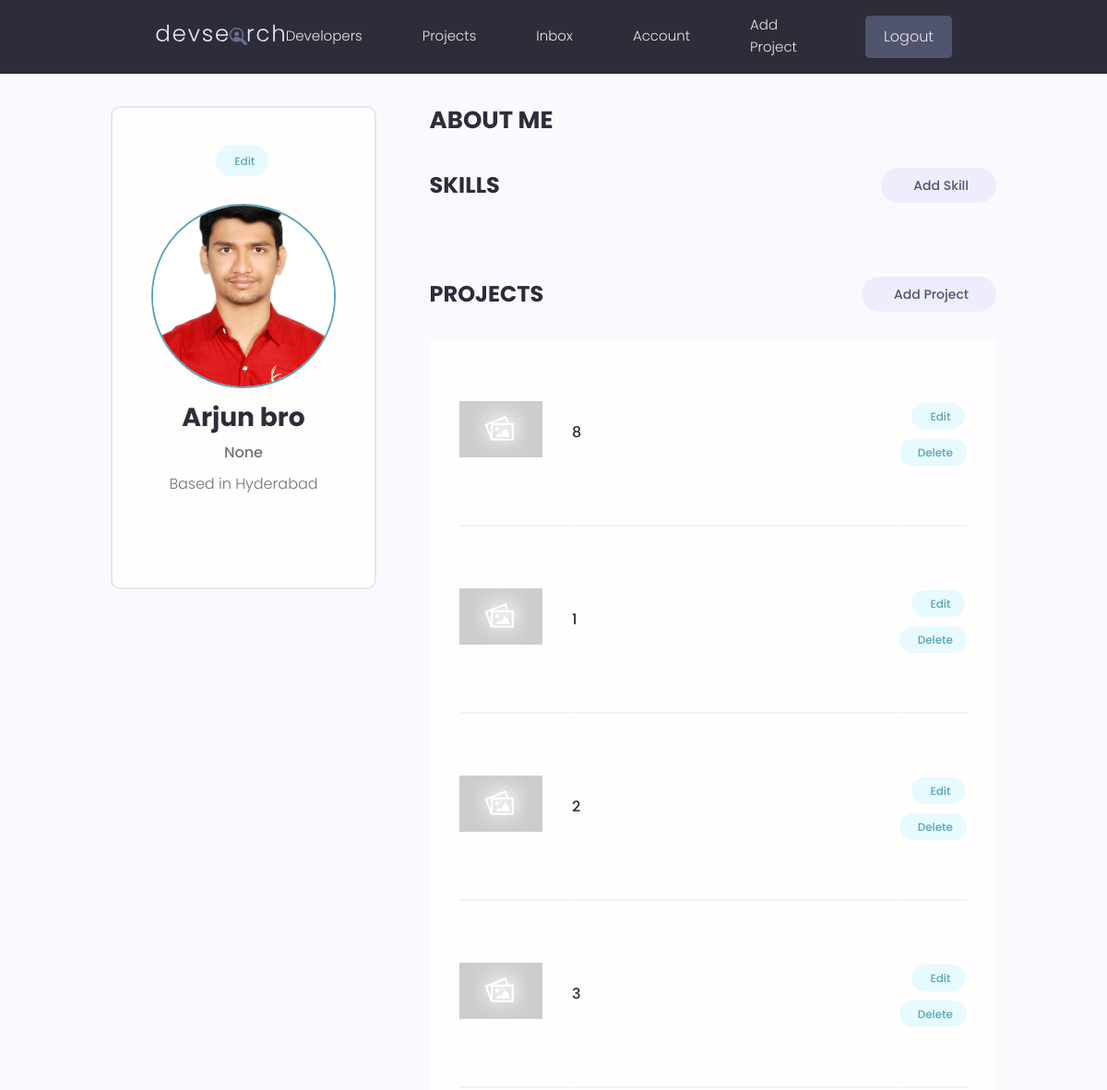
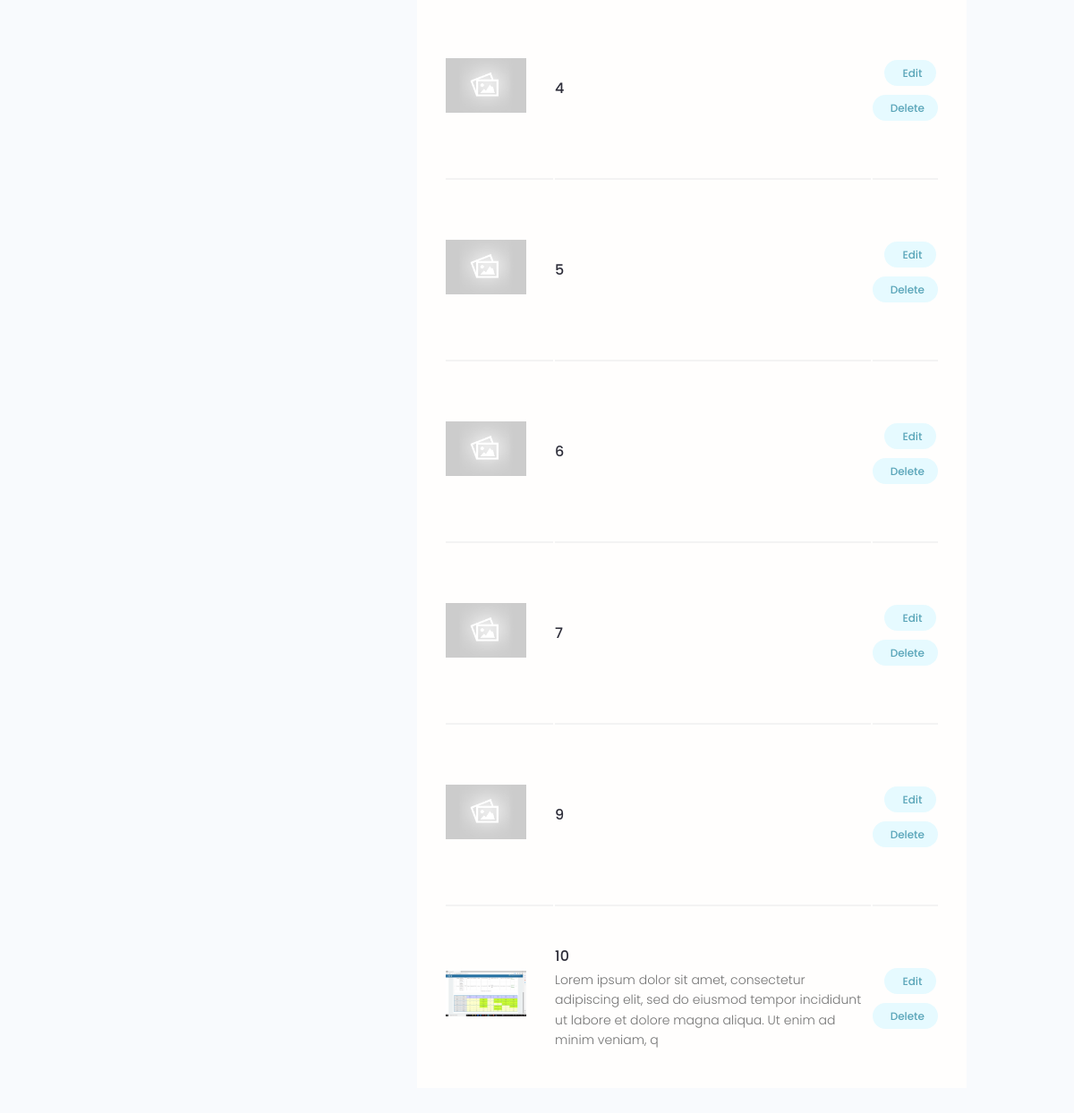
Page /account/ (signed in) on the committed database (2 pictures, top to bottom).
### users/models.py (models this page shows, shortened)
class Profile(models.Model):
    user = models.OneToOneField(User, on_delete = models.CASCADE, null = True, blank = True)
    name = models.CharField(max_length = 200, blank = True, null = True)
    username = models.CharField(unique = True, max_length=200, blank = True, null = True)
    location = models.CharField(max_length=200, blank = True, null = True)
    email = models.EmailField(max_length = 500, blank = True, null = True)
    short_intro = models.CharField(max_length = 200, blank = True, null = True)
    bio = models.TextField(blank = True, null = True)
    profile_image = models.ImageField(null = True, blank = True, upload_to = 'profiles/', default="profiles/default.png")
    social_github = models.CharField(max_length = 200, blank=True, null = True)
    social_twitter = models.CharField(max_length = 200, blank=True, null = True)
    social_linkedin = models.CharField(max_length = 200, blank=True, null = True)
    social_youtube = models.CharField(max_length = 200, blank=True, null = True)
    social_website = models.CharField(max_length = 200, blank=True, null = True)
    created = models.DateTimeField(auto_now_add=True)
    id = models.UUIDField(default = uuid.uuid4, primary_key=True, unique=True, editable=False)

### projects/models.py (models this page shows, shortened)
class Project(models.Model):
    owner = models.ForeignKey(Profile, null = True, blank=True, on_delete=models.SET_NULL)
    title = models.CharField(max_length = 200)
    description = models.TextField(null = True, blank = True)
    demo_link = models.CharField(max_length=2000, null =True, blank = True)
    source_link = models.CharField(max_length=2000, null = True, blank = True)
    featured_image = models.ImageField(null = True, blank = True, default = "default.jpg")
    created = models.DateTimeField(auto_now_add=True)
    tags = models.ManyToManyField('Tag', blank = True)
    votes_total = models.IntegerField(default=0, null = True, blank = True)
    votes_ratio = models.IntegerField(default=0, null = True, blank = True)
    id = models.UUIDField(default=uuid.uuid4, unique=True,primary_key=True, editable=False)
    class Meta:
        ordering = ['-votes_ratio', '-votes_total']

### users/views.py (the view)
# urls.py: path('account/', views.userAccount, name = 'account'),
@login_required(login_url='login')
def userAccount(request):
    profile = request.user.profile
    skills = profile.skill_set.all()
    projects = profile.project_set.all()
    return render(request, 'users/account.html', {'profile':profile, 'skills':skills, 'projects':projects})

### users/templates/users/account.html (shortened to what this page needs)
{% extends 'main.html' %}
{% block content %}
<main class="settingsPage profile my-md">
    <div class="container">
      <div class="layout">
        <div class="column column--1of3">
          <div class="card text-center">
            <div class="card__body dev">
              <a class="tag tag--pill tag--main settings__btn" href="{% url 'edit-account' %}"> Edit</a>
              <img class="avatar avatar--xl dev__avatar" src="{{profile.profile_image.url}}" />
              <h2 class="dev__name">{{profile.name}}</h2>
              <p class="dev__title">{{profile.short_intro}}</p>
              <p class="dev__location">Based in {{profile.location}}</p>
            </div>
          </div>
        </div>
        <div class="column column--2of3">
          <div class="devInfo">
            <h3 class="devInfo__title">About Me</h3>
          </div>
          <div class="settings">
            <h3 class="settings__title">Skills</h3>
            <a class="tag tag--pill tag--sub settings__btn tag--lg" href="{% url 'create-skill' %} "> Add Skill</a>
          </div>
          <div class="settings">
            <h3 class="settings__title">Projects</h3>
            <a class="tag tag--pill tag--sub settings__btn tag--lg" href="{% url 'create-project' %}"> Add Project</a>
          </div>
          <table class="settings__table">
            {% for project in projects %}
            <tr>
                <td class="settings__thumbnail">
                  <a href="{% url 'project' project.id %}"><img src="{{project.featured_image.url}}" alt="Project Thumbnail" /></a>
                </td>
                <td class="settings__tableInfo">
                  <a href="{% url 'project' project.id %}">{{project.title}}</a>
                  <p>{{project.description|slice:"150"}}</p>
                </td>
                <td class="settings__tableActions">
                  <a class="tag tag--pill tag--main settings__btn" href="{% url 'update-project' project.id %}"> Edit</a>
                  <a class="tag tag--pill tag--main settings__btn" href="{% url 'delete-project' project.id %}?next=/account/">
                    Delete</a>
                </td>
              </tr>
            {% endfor %}
          </table>
        </div>
      </div>
    </div>
  </main>
{% endblock content %}

### static/styles/app.css (style rules this page uses)
:root { --color-sub: #2d2d39; }
.card { border: 2px solid var(--color-light); }
img { width: 100%; }
.profile .card > .dev { padding: 4rem; }
.dev__avatar { display: block; margin: auto; }
.dev__name { color: var(--color-sub); font-size: 2.8rem; font-weight: 700; margin-top: 1rem; margin-bottom: 0.5rem; }
.dev__title { font-size: 1.6rem; font-weight: 500; line-height: 1.3; }
.dev__location { margin-top: 1rem; }
.devInfo { margin-bottom: 3rem; }
.devInfo__title, .devInfo__subtitle { font-size: 2.6rem; color: var(--color-sub); text-transform: uppercase; font-weight: 700; margin-bottom: 1.5rem; }
.settingsPage .dev > .settings__btn { display: inline-block; margin-bottom: 3rem; }
.settings { display: flex; justify-content: space-between; align-items: center; }
.settings__title { font-size: 2.4rem; text-transform: uppercase; font-weight: 700; color: var(--color-sub); }
.settings__table { margin-top: 3rem; margin-bottom: 5rem; padding: 0 3rem; background: var(--color-white); }
.settings__table tr { width: 100%; }
.settings__table tr > td { padding: 2rem 0; }
.settings__table tr:not(:last-child) td { border-bottom: 2px solid var(--color-white-light); }
.settings__thumbnail { width: 23%; min-width: 10rem; }
.settings__thumbnail img { padding-right: 3rem; height: 15rem; object-fit: contain; }
.settings__tableInfo { width: 100%; }
.settings__tableInfo h4, .settings__tableInfo a { padding-right: 1rem; width: auto; font-size: 1.6rem; font-weight: 500; color: var(--color-sub); }
.settings__tableInfo p { font-size: 1.4rem; }
.settings__tableActions { text-align: right; }

### static/uikit/styles/modules/_variables.css (style rules this page uses)
:root { --color-main: #5aa5b9; --color-main-light: #e6faff; --color-sub: #3f4156; --color-sub-light: #51546e; --color-sub-lighter: #ededfd; --color-text: #737373; --color-gray: #8b8b8b; --color-light: #e5e7eb; --color-light-gray: #767676; --color-bg: #f8fafd; --color-white: #fffefd; --color-white-light: #f3f3f3; --color-success: #359e64; --color-success-bg: #def8e8; --color-error: #fc4b0b; --color-error-bg: #fff2ee; --font-base: 'Poppins', arial, helvetica, 'Segoe UI', roboto, ubuntu, sans-serif; --font-monospace: 'Fira Code', 'Courier New', courier, monospace; --font-regular: 300; --font-medium: 500; --font-bold: 700; --generic-shadow: 1px 1px 5px #00000010; --generic-transition: all 0.3s ease-in-out; }

### static/uikit/styles/modules/_base.css (style rules this page uses)
* { margin: 0; padding: 0; box-sizing: border-box; text-rendering: optimizeLegibility; color: inherit; font-size: inherit; }
html { font-size: 50%; }
@media only screen and (min-width: 480px) { html { font-size: 56.25%; } }
@media only screen and (min-width: 1200px) { html { font-size: 62.5%; } }
body { line-height: 1.6; font-weight: 400; font-size: 1.5rem; color: var(--color-text); background-color: var(--color-bg); min-height: 100vh; }

### static/uikit/styles/modules/_typography.css (style rules this page uses)
* { font-family: var(--font-base); }
h2 { font-size: 3.6rem; font-weight: var(--font-bold); }
h3 { font-size: 3.2rem; font-weight: var(--font-medium); }
p, span, strong { font-size: 1.6rem; color: var(--color-text); font-weight: var(--font-regular); }
a { padding-bottom: 2px; text-decoration: none; display: inline-block; color: var(--color-main); font-weight: var(--font-medium); }

### static/uikit/styles/modules/_utilities.css (style rules this page uses)
.container { width: 92%; max-width: 165rem; margin: 0 auto; box-sizing: border-box; }
@media screen and (min-width: 1000px) { .container { width: 90%; } }
@media screen and (min-width: 1200px) { .container { width: 80%; } }
.text-center { text-align: center; }
.my-md { margin: 3rem auto; }

### static/uikit/styles/modules/_avatar.css (style rules this page uses)
.avatar { border-radius: 50%; border: 2px solid var(--color-main); object-fit: cover; }
.avatar--xl { height: 20rem; width: 20rem; }

### static/uikit/styles/modules/_card.css (style rules this page uses)
.card { border-radius: 1rem; background-color: var(--color-white); border: 1.5px solid var(--color-light); width: auto; height: auto; margin-top: 0.5rem; margin-bottom: 0.5rem; overflow: hidden; }
.card__body, .card__header { padding: 2rem 2.5rem; }

### static/uikit/styles/modules/_layout.css (style rules this page uses)
.layout { display: flex; flex-flow: row wrap; justify-content: space-between; }
.layout > .column { margin-bottom: 3rem; }
.layout > .column.column--1of3 { flex-basis: 30%; }
.layout > .column.column--2of3 { flex-basis: 64%; }

### rows in the picture
Profile: profile_image (picture), name "Arjun bro", short_intro "None", location "Hyderabad"
Project: featured_image (placeholder picture), title "8"
Project: featured_image (placeholder picture), title "1"
Project: featured_image (placeholder picture), title "2"
Project: featured_image (placeholder picture), title "3"
Project: featured_image (placeholder picture), title "4"
Project: featured_image (placeholder picture), title "5"
Project: featured_image (placeholder picture), title "6"
Project: featured_image (placeholder picture), title "7"
Project: featured_image (placeholder picture), title "9"
Project: featured_image (picture), title "10", description "Lorem ipsum dolor sit amet, consectetur adipiscing elit, sed do eiusmod tempor incididunt ut labore et dolore magna aliqua. Ut enim ad minim veniam, q"
